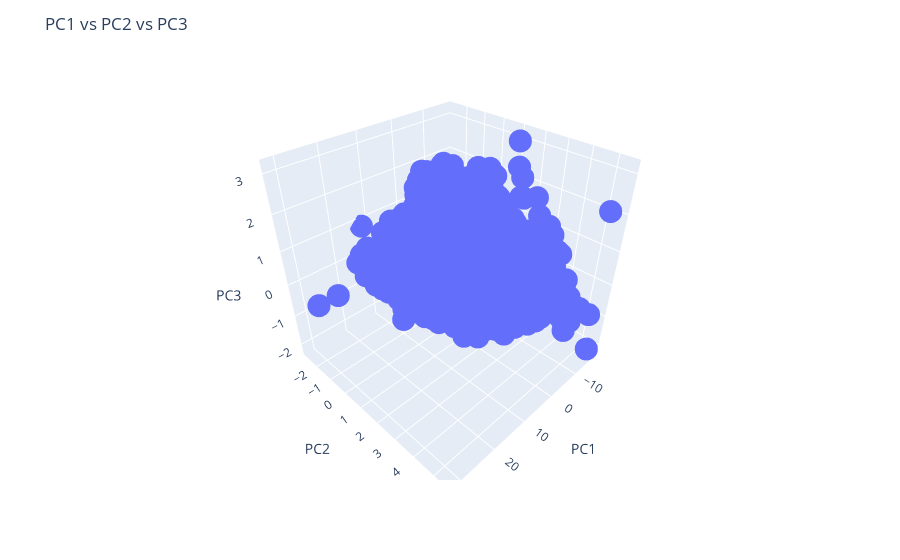

The code cell stored with this chart in its notebook:
### Code cell
# 3D Scatter plot of PCA1, PCA2 and PCA3:

import plotly.express as px

fig = px.scatter_3d(x=pca[:, 0],
                    y=pca[:, 1],
                    z=pca[:, 2])
fig.update_layout(
    title="PC1 vs PC2 vs PC3",
    scene = dict(xaxis = dict(title='PC1'),
                 yaxis = dict(title='PC2'),
                 zaxis = dict(title='PC3'),)
)

fig.show()

### Figure 1 — Plotly figure (JSON) as saved in the notebook; plotly's stock layout.template omitted (floating-point values rounded to 4 significant figures; data arrays with more than 128 entries replaced by an {"elided": "..."} marker saying what was removed)
{"data": [{"hovertemplate": "x=%{x}<br>y=%{y}<br>z=%{z}<extra></extra>", "legendgroup": "", "marker": {"color": "#636efa", "symbol": "circle"}, "mode": "markers", "name": "", "scene": "scene", "showlegend": false, "type": "scatter3d", "x": {"elided": "18576 float values"}, "y": {"elided": "18576 float values"}, "z": {"elided": "18576 float values"}}], "layout": {"legend": {"tracegroupgap": 0}, "margin": {"t": 60}, "scene": {"domain": {"x": [0, 1], "y": [0, 1]}, "xaxis": {"title": {"text": "PC1"}}, "yaxis": {"title": {"text": "PC2"}}, "zaxis": {"title": {"text": "PC3"}}}, "title": {"text": "PC1 vs PC2 vs PC3"}}}
